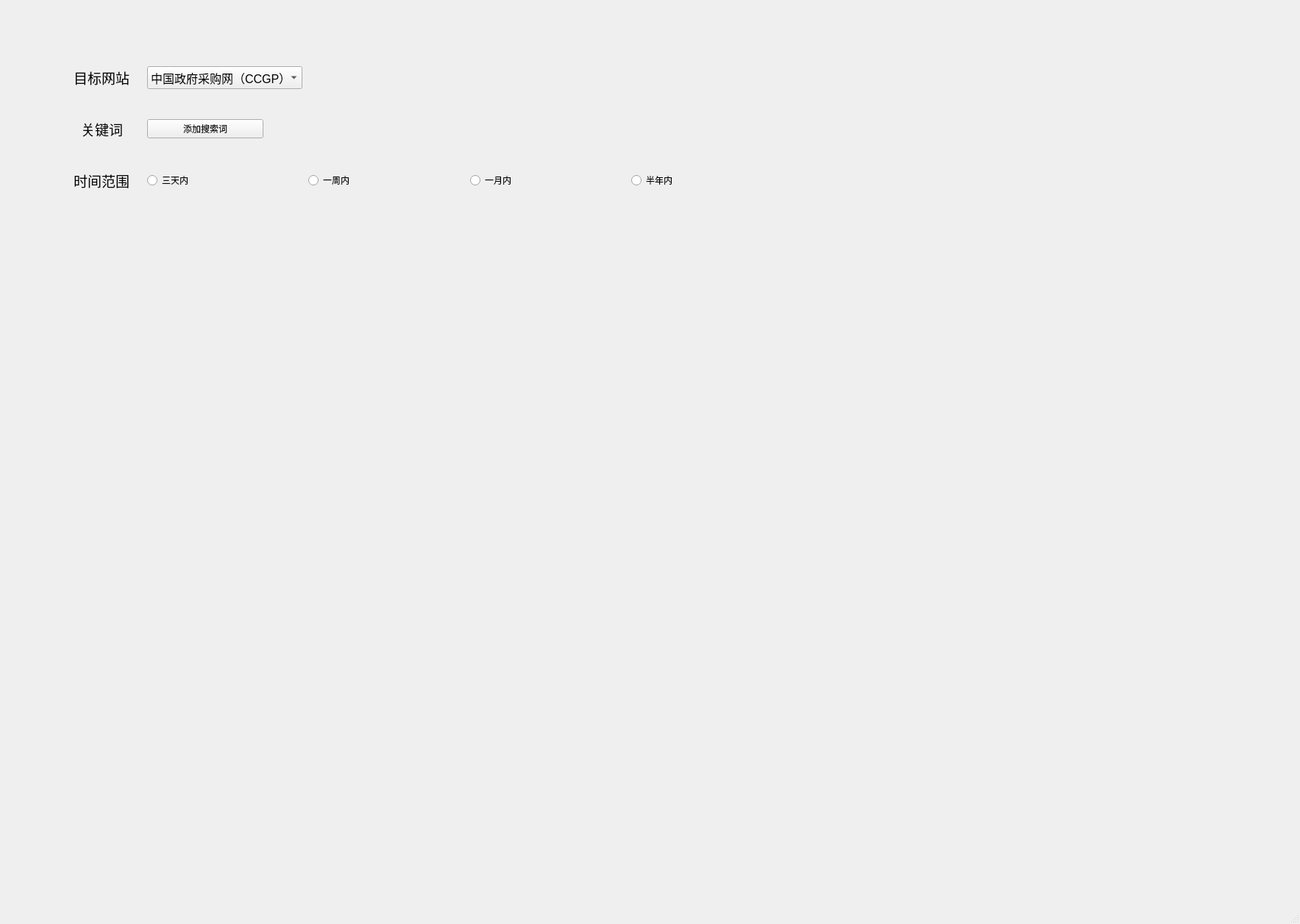
<?xml version="1.0" encoding="UTF-8"?>
<ui version="4.0">
 <class>MainWindow</class>
 <widget class="QMainWindow" name="MainWindow">
  <property name="windowModality">
   <enum>Qt::WindowModal</enum>
  </property>
  <property name="geometry">
   <rect>
    <x>0</x>
    <y>0</y>
    <width>1767</width>
    <height>1256</height>
   </rect>
  </property>
  <property name="windowTitle">
   <string>翰诚科技标书自动化平台</string>
  </property>
  <property name="documentMode">
   <bool>false</bool>
  </property>
  <property name="tabShape">
   <enum>QTabWidget::Rounded</enum>
  </property>
  <property name="dockOptions">
   <set>QMainWindow::AllowTabbedDocks|QMainWindow::AnimatedDocks</set>
  </property>
  <widget class="QWidget" name="centralwidget">
   <widget class="QLabel" name="label">
    <property name="geometry">
     <rect>
      <x>100</x>
      <y>90</y>
      <width>91</width>
      <height>31</height>
     </rect>
    </property>
    <property name="font">
     <font>
      <pointsize>14</pointsize>
      <bold>false</bold>
     </font>
    </property>
    <property name="text">
     <string>目标网站</string>
    </property>
    <property name="wordWrap">
     <bool>false</bool>
    </property>
   </widget>
   <widget class="QComboBox" name="comboBox">
    <property name="geometry">
     <rect>
      <x>200</x>
      <y>90</y>
      <width>211</width>
      <height>31</height>
     </rect>
    </property>
    <property name="font">
     <font>
      <pointsize>12</pointsize>
     </font>
    </property>
    <item>
     <property name="text">
      <string>中国政府采购网（CCGP）</string>
     </property>
    </item>
    <item>
     <property name="text">
      <string>项目1</string>
     </property>
    </item>
    <item>
     <property name="text">
      <string>项目2</string>
     </property>
    </item>
   </widget>
   <widget class="QLabel" name="label_2">
    <property name="geometry">
     <rect>
      <x>110</x>
      <y>160</y>
      <width>71</width>
      <height>31</height>
     </rect>
    </property>
    <property name="font">
     <font>
      <pointsize>14</pointsize>
      <bold>false</bold>
     </font>
    </property>
    <property name="text">
     <string>关键词</string>
    </property>
    <property name="wordWrap">
     <bool>false</bool>
    </property>
   </widget>
   <widget class="QWidget" name="horizontalLayoutWidget">
    <property name="geometry">
     <rect>
      <x>200</x>
      <y>150</y>
      <width>158</width>
      <height>51</height>
     </rect>
    </property>
    <layout class="QHBoxLayout" name="horizontalLayout">
     <item>
      <widget class="QPushButton" name="pushButton">
       <property name="text">
        <string>添加搜索词</string>
       </property>
      </widget>
     </item>
    </layout>
   </widget>
   <widget class="QLabel" name="label_3">
    <property name="geometry">
     <rect>
      <x>100</x>
      <y>230</y>
      <width>81</width>
      <height>31</height>
     </rect>
    </property>
    <property name="font">
     <font>
      <pointsize>14</pointsize>
      <bold>false</bold>
     </font>
    </property>
    <property name="text">
     <string>时间范围</string>
    </property>
    <property name="wordWrap">
     <bool>false</bool>
    </property>
   </widget>
   <widget class="QWidget" name="horizontalLayoutWidget_2">
    <property name="geometry">
     <rect>
      <x>200</x>
      <y>220</y>
      <width>871</width>
      <height>51</height>
     </rect>
    </property>
    <layout class="QHBoxLayout" name="horizontalLayout_2">
     <item>
      <widget class="QRadioButton" name="radioButton_2">
       <property name="text">
        <string>三天内</string>
       </property>
      </widget>
     </item>
     <item>
      <widget class="QRadioButton" name="radioButton">
       <property name="text">
        <string>一周内</string>
       </property>
      </widget>
     </item>
     <item>
      <widget class="QRadioButton" name="radioButton_4">
       <property name="text">
        <string>一月内</string>
       </property>
      </widget>
     </item>
     <item>
      <widget class="QRadioButton" name="radioButton_3">
       <property name="text">
        <string>半年内</string>
       </property>
      </widget>
     </item>
    </layout>
   </widget>
  </widget>
  <widget class="QMenuBar" name="menubar">
   <property name="geometry">
    <rect>
     <x>0</x>
     <y>0</y>
     <width>1767</width>
     <height>21</height>
    </rect>
   </property>
  </widget>
  <widget class="QStatusBar" name="statusbar"/>
 </widget>
 <resources/>
 <connections/>
</ui>
